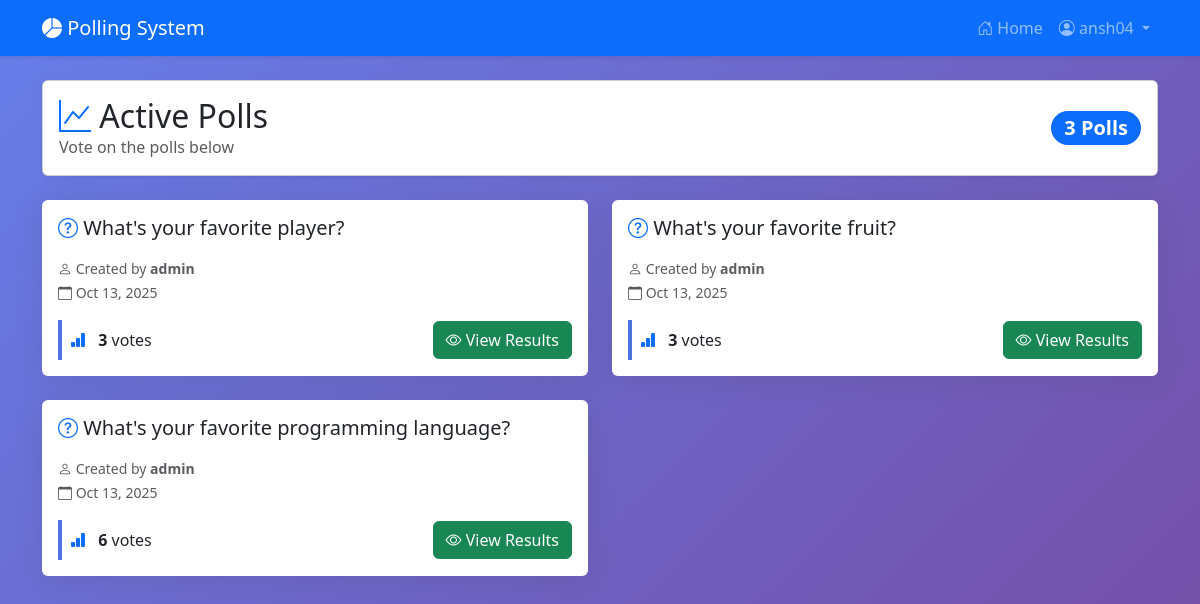
Screenshot of / (signed in) with the database file from the repository.
### polls/models.py (models this page shows, shortened)
class Poll(models.Model):
    question = models.CharField(max_length=200)
    created_by = models.ForeignKey(User, on_delete=models.CASCADE)
    created_at = models.DateTimeField(auto_now_add=True)
    is_active = models.BooleanField(default=True)
    def total_votes(self):
        return Vote.objects.filter(choice__poll=self).count()

### polls/views.py (the view)
# urls.py: path('', views.poll_list, name='poll_list'),
@login_required
def poll_list(request):
    polls = Poll.objects.filter(is_active=True).order_by('-created_at')
    user_votes = Vote.objects.filter(user=request.user).values_list('choice__poll_id', flat=True)
    return render(request, 'polls/poll_list.html', {
        'polls': polls,
        'user_votes': list(user_votes)
    })

### polls/templates/polls/poll_list.html (shortened to what this page needs)
{% extends 'polls/base.html' %}
{% load static %}
{% block content %}
<div class="row mb-4">
    <div class="col-12">
        <div class="card bg-white shadow-sm">
            <div class="card-body">
                <div class="d-flex justify-content-between align-items-center">
                    <div>
                        <h2 class="mb-0">
                            <i class="bi bi-graph-up text-primary"></i> Active Polls
                        </h2>
                        <p class="text-muted mb-0">Vote on the polls below</p>
                    </div>
                    <div class="text-end">
                        <span class="badge bg-primary rounded-pill fs-5">
                            {{ polls.count }} Poll{{ polls.count|pluralize }}
                        </span>
                    </div>
                </div>
            </div>
        </div>
    </div>
</div>
{% if polls %}
<div class="row g-4">
    {% for poll in polls %}
    <div class="col-md-6">
        <div class="card poll-card h-100">
            <div class="card-body">
                <h5 class="card-title mb-3">
                    <i class="bi bi-question-circle text-primary"></i> {{ poll.question }}
                </h5>
                <div class="mb-3">
                    <small class="text-muted">
                        <i class="bi bi-person"></i> Created by <strong>{{ poll.created_by.username }}</strong>
                    </small>
                    <br>
                    <small class="text-muted">
                        <i class="bi bi-calendar"></i> {{ poll.created_at|date:"M d, Y" }}
                    </small>
                </div>
                <div class="d-flex justify-content-between align-items-center">
                    <div class="stat-card p-2">
                        <i class="bi bi-bar-chart-fill text-primary"></i>
                        <strong class="ms-2">{{ poll.total_votes }}</strong> vote{{ poll.total_votes|pluralize }}
                    </div>
                    {% if poll.id in user_votes %}
                        <a href="{% url 'polls:results' poll.id %}" class="btn btn-success">
                            <i class="bi bi-eye"></i> View Results
                        </a>
                    {% else %}
                        <a href="{% url 'polls:poll_detail' poll.id %}" class="btn btn-vote btn-primary">
                            <i class="bi bi-hand-index"></i> Vote Now
                        </a>
                    {% endif %}
                </div>
            </div>
        </div>
    </div>
    {% endfor %}
</div>
{% endif %}
{% endblock %}

### polls/templates/polls/base.html (shortened to what this page needs)
{% load static %}
<!DOCTYPE html>
<html lang="en">
<head>
    <link href="https://cdn.jsdelivr.net/npm/bootstrap@5.3.0/dist/css/bootstrap.min.css" rel="stylesheet">
    <link rel="stylesheet" href="https://cdn.jsdelivr.net/npm/bootstrap-icons@1.10.0/font/bootstrap-icons.css">
    <link rel="stylesheet" href="{% static 'polls/css/style.css' %}">
</head>
<body>
    {% if user.is_authenticated %}
    <nav class="navbar navbar-expand-lg navbar-dark bg-primary shadow-sm mb-4">
    <div class="container">
        <a class="navbar-brand" href="{% url 'polls:poll_list' %}">
            <i class="bi bi-pie-chart-fill"></i> Polling System
        </a>
        <div class="collapse navbar-collapse" id="navbarNav">
            <ul class="navbar-nav ms-auto">
                <li class="nav-item">
                    <a class="nav-link" href="{% url 'polls:poll_list' %}">
                        <i class="bi bi-house-door"></i> Home
                    </a>
                </li>
                <li class="nav-item dropdown">
                    <a class="nav-link dropdown-toggle" href="#" id="userDropdown" role="button" data-bs-toggle="dropdown">
                        <i class="bi bi-person-circle"></i> {{ user.username }}
                    </a>
                </li>
            </ul>
        </div>
    </div>
    </nav>
    {% endif %}
    <div class="container">
        {% block content %}{% endblock %}
    </div>
</body>
</html>

### polls/static/polls/css/style.css (style rules this page uses)
:root { --primary-color: #4e73df; --secondary-color: #858796; --success-color: #1cc88a; --danger-color: #e74a3b; --warning-color: #f6c23e; --info-color: #36b9cc; }
body { background: linear-gradient(135deg, #667eea 0%, #764ba2 100%); min-height: 100vh; font-family: 'Segoe UI', Tahoma, Geneva, Verdana, sans-serif; }
.navbar { box-shadow: 0 2px 4px rgba(0,0,0,.1); }
.poll-card { transition: transform 0.3s ease, box-shadow 0.3s ease; border: none; box-shadow: 0 0.15rem 1.75rem 0 rgba(58, 59, 69, 0.15); }
.stat-card { border-left: 4px solid var(--primary-color); }
.fade-in { animation: fadeIn 0.5s ease-in; }

### rows the page displays
Poll: question "What's your favorite player?", created_by.username "admin", created_at "Oct 13, 2025", total_votes "3", shows "View Results"
Poll: question "What's your favorite fruit?", created_by.username "admin", created_at "Oct 13, 2025", total_votes "3", shows "View Results"
Poll: question "What's your favorite programming language?", created_by.username "admin", created_at "Oct 13, 2025", total_votes "6", shows "View Results"

### other values shown
{{ user.username }} "ansh04"
{{ polls.count }} "3"
